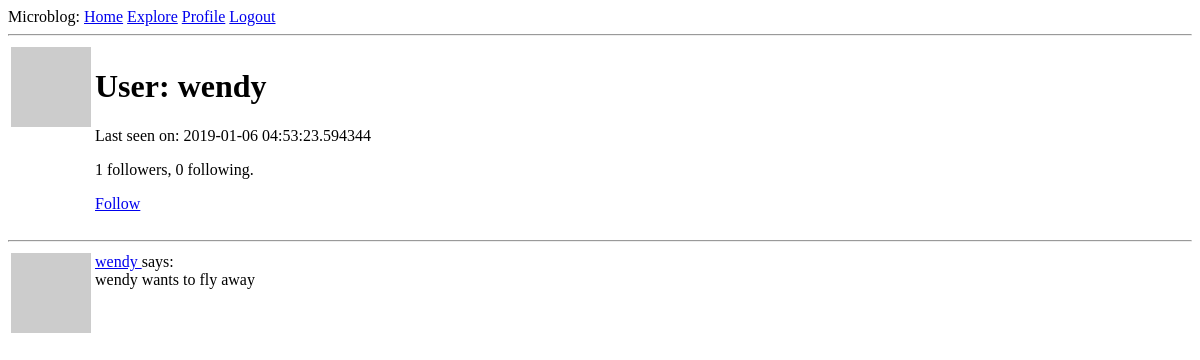
/user/wendy (signed in), run on an earlier commit of the app's database.
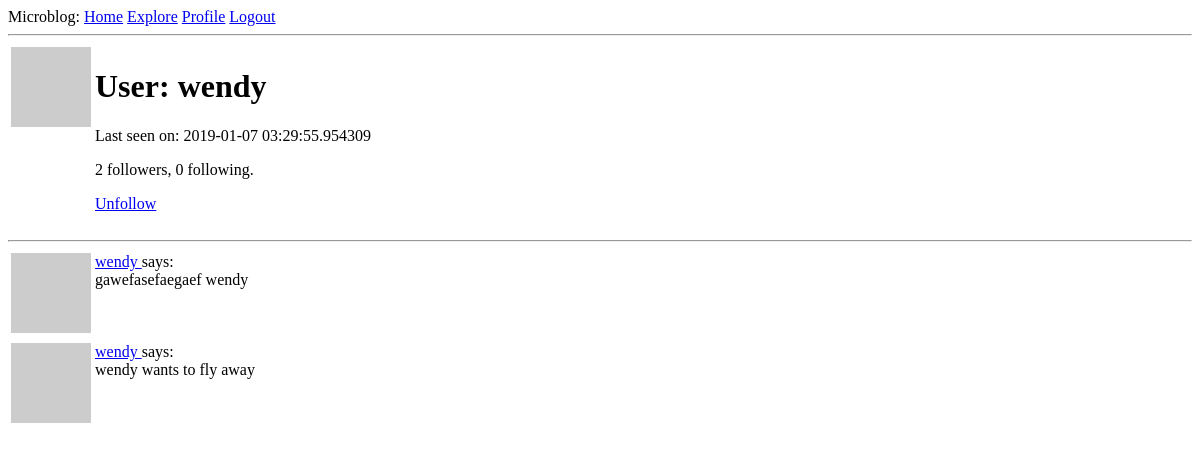
And on a later commit of the database.
### app/models.py (models this page shows, shortened)
class User(UserMixin, db.Model):
    id = db.Column(db.Integer, primary_key=True)
    username = db.Column(db.String(64), index=True, unique=True)
    email = db.Column(db.String(120), index=True, unique=True)
    password_hash = db.Column(db.String(128))
    posts = db.relationship('Post', backref='author', lazy='dynamic')
    about_me = db.Column(db.String(140))
    last_seen = db.Column(db.DateTime, default=datetime.utcnow)
    '''
    This is a tricky because it's a self-referential relationship.
    Left-side is User (the class)
    '''
    followed = db.relationship(
        'User',
        secondary=followers,
        primaryjoin=(followers.c.follower_id == id),
        secondaryjoin=(followers.c.followed_id == id),
        backref=db.backref('followers', lazy='dynamic'), lazy='dynamic')
    def avatar(self, size):
        digest = md5(self.email.lower().encode('utf-8')).hexdigest()
        return 'https://www.gravatar.com/avatar/{}?d=identicon&s={}'.format(
            digest, size)
    def is_following(self, user):
        return self.followed.filter(
            followers.c.followed_id == user.id).count() > 0

class Post(db.Model):
    id = db.Column(db.Integer, primary_key=True)
    body = db.Column(db.String(140))
    timestamp = db.Column(db.DateTime, index=True, default=datetime.utcnow)
    user_id = db.Column(db.Integer, db.ForeignKey('user.id'))

### app/routes.py (the view)
@app.route('/user/<username>')
@login_required
def user(username):
    user = User.query.filter_by(username=username).first_or_404()
    page = request.args.get('page', 1, type=int)
    '''
    Where does user.posts come from? It's in the User class in models.
    posts = db.relationship('Post', backref='author', lazy='dynamic')
    '''
    posts = user.posts.order_by(Post.timestamp.desc()).paginate(
        page, app.config['POSTS_PER_PAGE'], False)
    next_url = url_for('user', username=user.username, page=posts.next_num) \
        if posts.has_next else None
    prev_url = url_for('user', username=user.username, page=posts.prev_num) \
        if posts.has_prev else None
    return render_template('user.html', user=user, posts=posts.items,
                           next_url=next_url, prev_url=prev_url)

### app/models.py (called while the page is built)
@login.user_loader
def load_user(id):
    return User.query.get(int(id))

### app/routes.py (called while the page is built)
@app.before_request
def before_request():
    if current_user.is_authenticated:
        current_user.last_seen = datetime.utcnow()
        db.session.commit()

### app/templates/user.html (shortened to what this page needs)
{% extends "base.html" %}
{% block content %}
    <table>
        <tr valign="top">
            <td><img src="{{ user.avatar(128) }}"></td>
            <td>
                <h1>User: {{ user.username }}</h1>
                {% if user.last_seen %}
                    <p>Last seen on: {{ user.last_seen }}</p>
                {% endif %}
                <p>{{ user.followers.count() }} followers, {{ user.followed.count() }} following.</p>
                {% if user == current_user %}
                    <p><a href="{{ url_for('edit_profile') }}">Edit your profile</a></p>
                {% elif not current_user.is_following(user) %}
                    <p><a href="{{ url_for('follow', username=user.username) }}">Follow</a></p>
                {% else %}
                    <p><a href="{{ url_for('unfollow', username=user.username) }}">Unfollow</a></p>
                {% endif %}
            </td>
        </tr>
    </table>
    <hr>
    {% for post in posts %}
        {% include '_post.html' %}
    {% endfor %}
{% endblock %}

### app/templates/_post.html
<table>
    <tr valign="top">
        <td><img src="{{ post.author.avatar(36) }}"></td>
        <td>
            <a href="{{ url_for('user', username=post.author.username) }}">
                {{ post.author.username }}
            </a>
            says:<br>{{ post.body }}
        </td>
    </tr>
</table>

What changed in the data, as far as the page shows it:
changed User "wendy": last_seen "2019-01-06 04:53:23.594344" → "2019-01-07 03:29:55.954309"
added Post: author.username "wendy", body "gawefasefaegaef wendy"
Also different on the page:
{{ user.followers.count() }}: "1" → "2"
text no longer shown: "Follow"
text now shown: "Unfollow"
